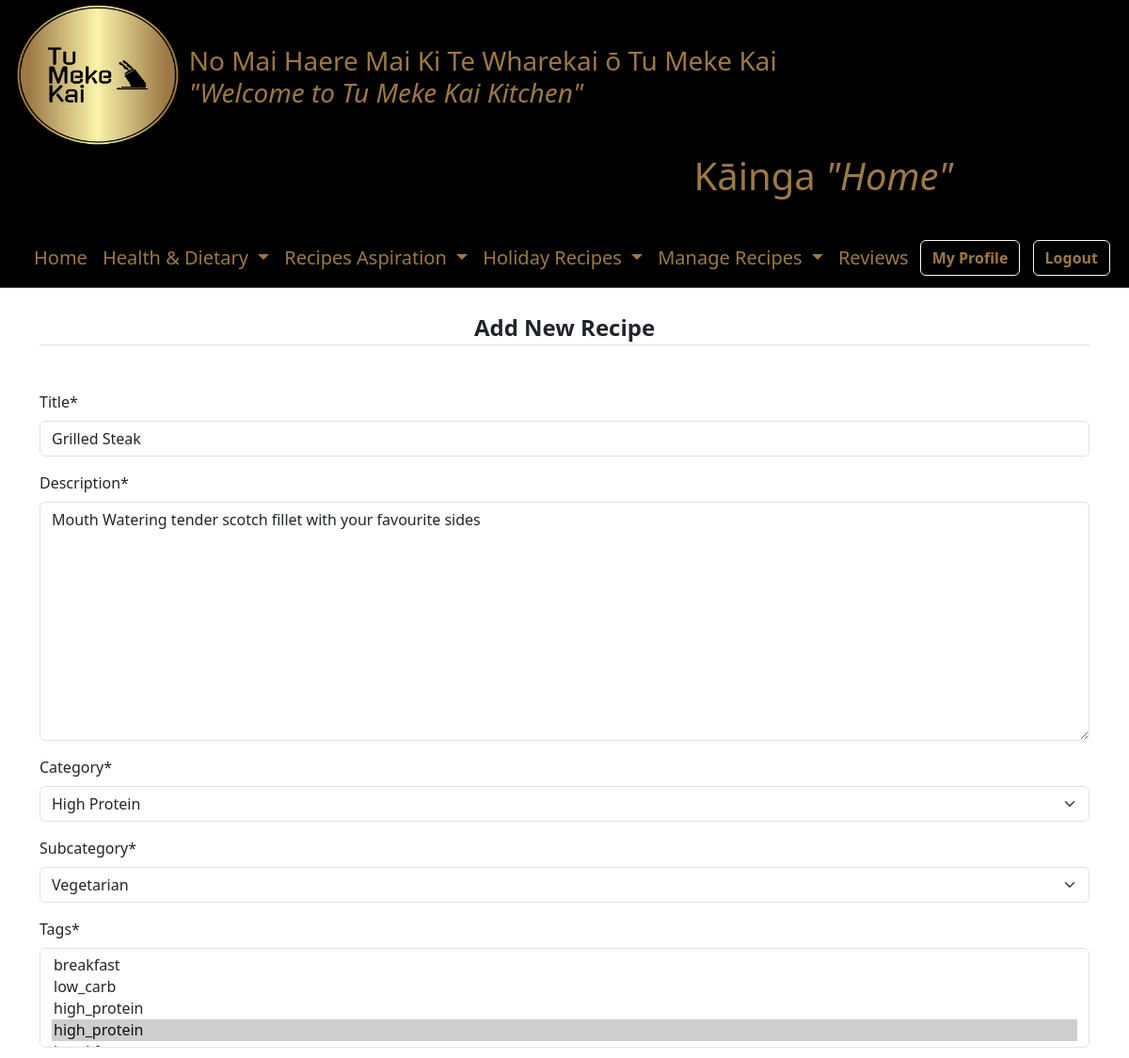
Page /recipes/3/update (signed in, upper part) on the earlier database version.
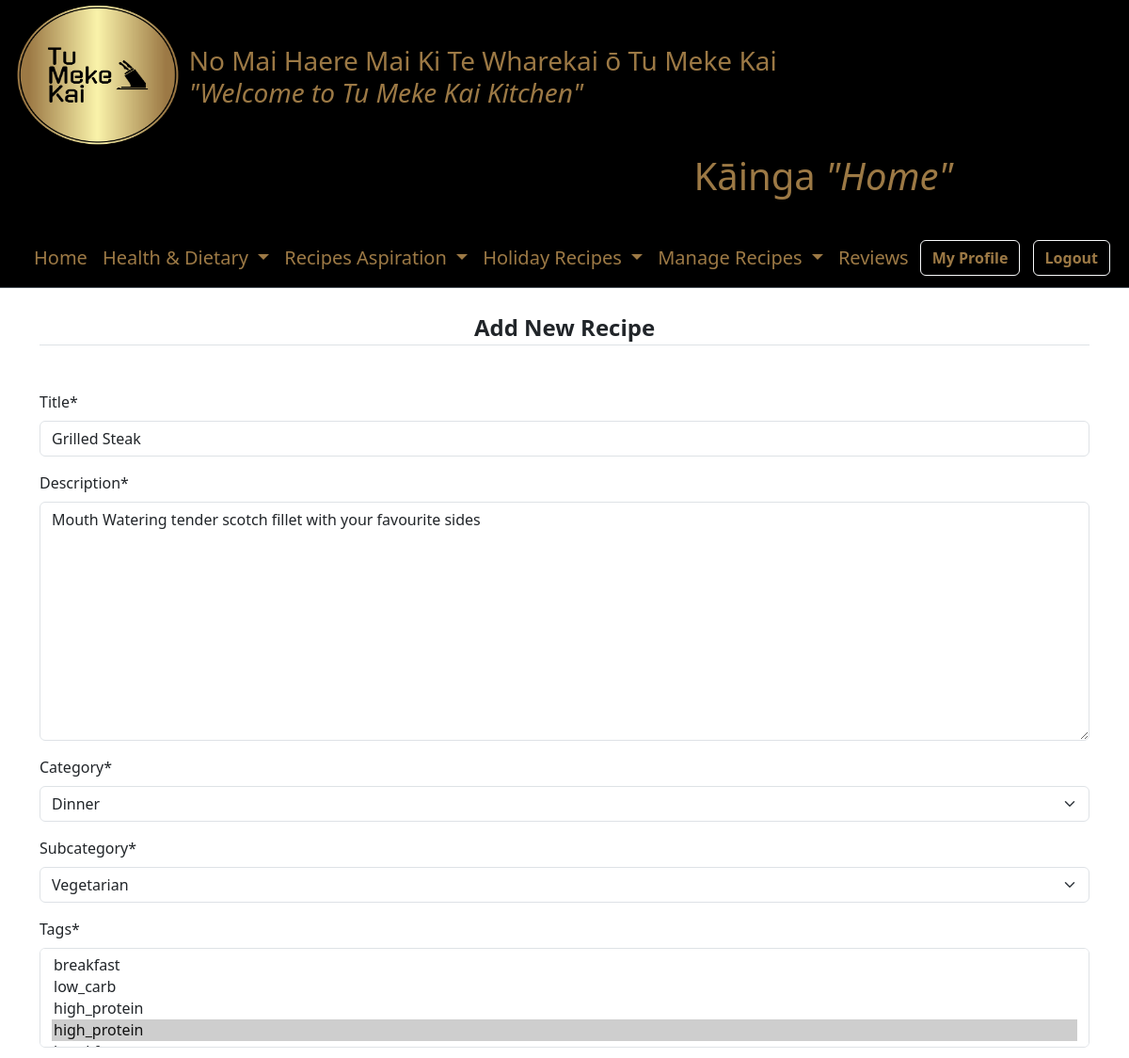
Same page on the later database version.
### MyRecipes/models.py (models this page shows, shortened)
class Recipe(models.Model):
    CATEGORY_CHOICES = [
        ('breakfast', 'Breakfast'),
        ('lunch', 'Lunch'),
        ('dinner', 'Dinner'),
        ('dessert', 'Dessert'),
        ('drinks', 'Drinks'),
        ('platter', 'Platter'),
        ('other', 'Other'),
        ('holiday_specials', 'Holiday Specials'),
        ('healthy_choices', 'Healthy Choices'),
        ('healthy', 'Healthy'),
        ('budget_friendly', 'Budget-friendly'),
        ('comfort_food', 'Comfort Food'),
        ('international_cuisine', 'International Cuisine'),
        ('baking', 'Baking'),
        ('grilling_and_bbq', 'Grilling & BBQ'),
        ('vegetarian_vegan', 'Vegetarian/Vegan'),
        ('vegetarian', 'Vegetarian'),
        ('gluten_free', 'Gluten-Free'),
        ('dairy_free', 'Dairy-Free'),
        ('low_carb', 'Low Carb'),
        ('high_protein', 'High Protein'),
        ('keto', 'Keto'),
        ('paleo', 'Paleo'),
        ('whole30', 'Whole30'),
        ('mediterranean', 'Mediterranean'),
        ('asian_inspired', 'Asian-Inspired'),
        ('mexican', 'Mexican'),
        ('italian', 'Italian'),
        ('middle_eastern', 'Middle Eastern'),
        ('new_years', 'New Years'),
        ('mothers_day', 'Mothers Day'),
    ]
    SUBCATEGORY_CHOICES = [
        ('vegetarian', 'Vegetarian'),
        ('vegan', 'Vegan'),
        ('gluten_free', 'Gluten free'),
        ('low_carb', 'Low Carb'),
        ('high_protein', 'High Protein'),
        ('keto', 'Keto'),
        ('other', 'Other'),
        ('paleo', 'Paleo-Friendly'),
        ('whole30', 'Whole30-Compliant'),
        ('mediterranean', 'Mediterranean Diet'),
        ('weight_loss', 'Weight Loss'),
        ('heart_healthy', 'Heart-Healthy'),
        ('diabetes_friendly', 'Diabetes-Friendly'),
        ('nut_free', 'Nut-Free'),
        ('soy_free', 'Soy-Free'),
        ('nutrient_dense', 'Nutrient-Dense'),
        ('light_and_fresh', 'Light & Fresh'),
        ('family_friendly', 'Family-Friendly'),
        ('kid_friendly', 'Kid-Friendly'),
        ('party_appetizers', 'Party Appetizers'),
        ('seasonal_produce', 'Seasonal Produce'),
        ('one_pot_meals', 'One-Pot Meals'),
        ('meal_prep', 'Meal Prep'),
        ('slow_cooker', 'Slow Cooker/Crockpot'),
        ('instant_pot', 'Instant Pot/Pressure Cooker'),
        ('raw_foods', 'Raw Foods'),
        ('superfoods', 'Superfoods'),
        ('detoxifying', 'Detoxifying'),
        ('immune_boosting', 'Immune-Boosting'),
        ('energy_packed', 'Energy-Packed'),
    ]
    title = models.CharField(max_length = 100)
    description = models.TextField()
    author = models.ForeignKey(User, on_delete = models.CASCADE) # is user deleted -- delete recipxes user put up --> FK = 1 (user) - N(recipes)
    category = models.CharField(max_length = 25, choices = CATEGORY_CHOICES, default = "other")
    subcategory = models.CharField(max_length = 25, choices = SUBCATEGORY_CHOICES, default = "other")
    created_at = models.DateTimeField(auto_now_add = True)
    updated_at = models.DateTimeField(auto_now = True)
    tags = models.ManyToManyField(Tag)
    image = models.ImageField(upload_to='Images/', blank=True)
    ingredients = models.TextField(blank=True, null=True)
    instructions = models.TextField(blank=True, null=True)

### MyRecipes/views.py (the view)
# urls.py: path('recipes/<int:pk>/update', views.RecipeUpdateView.as_view(), name = 'recipes-update'),
class RecipeUpdateView(LoginRequiredMixin,UserPassesTestMixin, UpdateView):
    model = models.Recipe
    fields = ['title', 'description', 'category', 'subcategory', 'tags', 'ingredients', 'instructions']
    def test_func(self):
        recipe = self.get_object()
        return self.request.user == recipe.author

### MyRecipes/models.py (called while the page is built)
    def __str__(self):
        return self.name

### MyRecipes/templates/MyRecipes/recipe_form.html (shortened to what this page needs)
{% extends 'MyRecipes/base.html' %}
{% load crispy_forms_tags %}
{% load static %}
{% block content %}
<div class="container">
    <form method="POST">
        <fieldset class="form-group">
            <legend class="border-bottom mb-5 text-center"><strong>Add New Recipe</strong></legend>
            {{ form|crispy }}
        </fieldset>
    </form>
</div>
{% endblock content %}

Differences in the rows shown:
changed Recipe "Grilled Steak": category "High Protein" → "Dinner"
